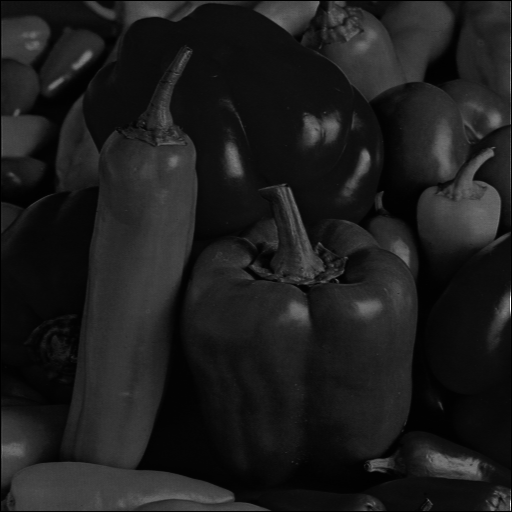
//> input picture ImageProcessing/LenaTest/peppers_sotet.bmp, 512 x 512 px
$ ./NemLinearisSzurok peppers_sotet.bmp   (built with g++ and OpenCV 4)
//> lines starting //> are read from the running program, lines starting //| are printed output that depends on the picture; after the words box and inside, x2 and y2 are one past the last pixel; in counts of white or black regions, pixels touching at a corner belong together
#include <opencv2/highgui.hpp>
#include <opencv2/imgcodecs.hpp>
#include <opencv2/imgproc.hpp>
#include <iostream>
#include <vector>
#include <sstream>
#include <algorithm>

using namespace std;
using namespace cv;

unsigned char pixel(Mat src, int c, int r) {

    if (c < 0) { c = 0; }
    if (c >= src.cols) { c = src.cols - 1; }
    if (r < 0) { r = 0; }
    if (r >= src.rows) { r = src.rows - 1; }

    return src.at<unsigned char>(r, c);
}

int osszeHasonlit(const void* p1, const void* p2)
{
    return *(const unsigned char*)p1 - *(const unsigned char*)p2;
}


Mat outlier(Mat kep, int radius, int threshold) {
    Mat atlag = Mat::zeros(kep.rows, kep.cols, kep.type());

    for (int atlag_row = 0; atlag_row < atlag.rows; atlag_row++) {
        for (int atlag_column = 0; atlag_column < atlag.cols; atlag_column++) {
            float sum = 0;

            for (int src_r = atlag_row - radius; src_r <= atlag_row + radius; src_r++) {
                for (int src_c = atlag_column - radius; src_c <= atlag_column + radius; src_c++) {

                    if (src_r == atlag_row && src_c == atlag_column) {
                        continue;
                    }

                    sum += pixel(kep, src_c, src_r);
                }
            }
            atlag.at<unsigned char>(atlag_row, atlag_column) = sum / (float)(pow((2 * radius + 1), 2) - 1);
        }
    }

    Mat kimenet = Mat::zeros(kep.rows, kep.cols, kep.type());

    for (int kimenet_row = 0; kimenet_row < kimenet.rows; kimenet_row++) {
        for (int kimenet_column = 0; kimenet_column < kimenet.cols; kimenet_column++) {
            if (abs(atlag.at<unsigned char>(kimenet_row, kimenet_column) - kep.at<unsigned char>(kimenet_row, kimenet_column)) <= threshold)
                kimenet.at<unsigned char>(kimenet_row, kimenet_column) = kep.at<unsigned char>(kimenet_row, kimenet_column);
            else
                kimenet.at<unsigned char>(kimenet_row, kimenet_column) = atlag.at<unsigned char>(kimenet_row, kimenet_column);
        }
    }

    return kimenet;
}

int main(int argc, char** argv) {

    CommandLineParser parser(argc, argv, "{@input | input.jpg | input image}");
    Mat kep = imread(samples::findFile(parser.get<String>("@input")), IMREAD_COLOR);
//> kep is the input picture: 512 rows x 512 cols, CV_8UC3; min 0, max 251, mean 28.8

    Mat szurkeSkalas;
    cvtColor(kep, szurkeSkalas, COLOR_BGR2GRAY);

    int hisztogramMeret = 256;
    float range[] = { 0, 256 };
    const float* hisztogramRange = { range };

    Mat hisztogram;
    calcHist(&szurkeSkalas, 1, 0, Mat(), hisztogram, 1, &hisztogramMeret, &hisztogramRange, true, false);
//> hisztogram = 256 values, max 11589 at index 13, min 0 at index 70, mean 1024

    int hisztogramSzelesseg = 512;
    int hisztogramMagassag = 400;
    int oszlopSzelesseg = cvRound((double)hisztogramSzelesseg / hisztogramMeret);

    Mat hisztogramKep(hisztogramMagassag, hisztogramSzelesseg, CV_8UC3, cv::Scalar(0, 0, 0));

    normalize(hisztogram, hisztogram, 0, hisztogramKep.rows, NORM_MINMAX, -1, Mat());
//> hisztogram = 256 values, max 400 at index 13, min 0 at index 70, mean 35.34

    for (int i = 1; i < hisztogramMeret; i++)
    {
        line(hisztogramKep, cv::Point(oszlopSzelesseg * (i - 1), hisztogramMagassag - cvRound(hisztogram.at<float>(i - 1))),
            Point(oszlopSzelesseg * (i), hisztogramMagassag - cvRound(hisztogram.at<float>(i))),
            cv::Scalar(255, 255, 255), 2, 8, 0);
    }
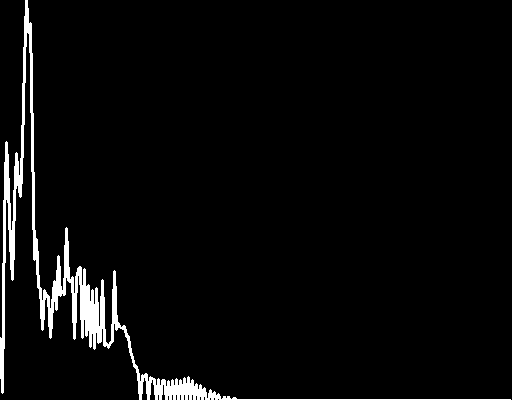
//> hisztogramKep: 400 rows x 512 cols, CV_8UC3; 3.8% white; 1 white region, box (x1, y1, x2, y2) and area: (0, 0, 511, 400) 7794

    imshow("Zajos kep", szurkeSkalas);
    imshow("Zajos hisztogram", hisztogramKep);

    std::vector<int> tomoritesPrameterek;
    tomoritesPrameterek.push_back(cv::IMWRITE_JPEG_QUALITY);
    tomoritesPrameterek.push_back(100);

    Mat outlierKep = outlier(szurkeSkalas, 3, 35);
    Mat outlierHisztogram;
    calcHist(&outlierKep, 1, 0, Mat(), outlierHisztogram, 1, &hisztogramMeret, &hisztogramRange, true, false);
//> outlierHisztogram = 256 values, max 11589 at index 13, min 0 at index 80, mean 1024

    Mat outlierHisztogramKep(hisztogramMagassag, hisztogramSzelesseg, CV_8UC3, cv::Scalar(0, 0, 0));
    normalize(outlierHisztogram, outlierHisztogram, 0, hisztogramKep.rows, NORM_MINMAX, -1, Mat());
//> outlierHisztogram = 256 values, max 400 at index 13, min 0 at index 80, mean 35.34
    for (int i = 1; i < hisztogramMeret; i++)
    {
        line(outlierHisztogramKep, cv::Point(oszlopSzelesseg * (i - 1), hisztogramMagassag - cvRound(outlierHisztogram.at<float>(i - 1))),
            Point(oszlopSzelesseg * (i), hisztogramMagassag - cvRound(outlierHisztogram.at<float>(i))),
            cv::Scalar(255, 255, 255), 2, 8, 0);
    }
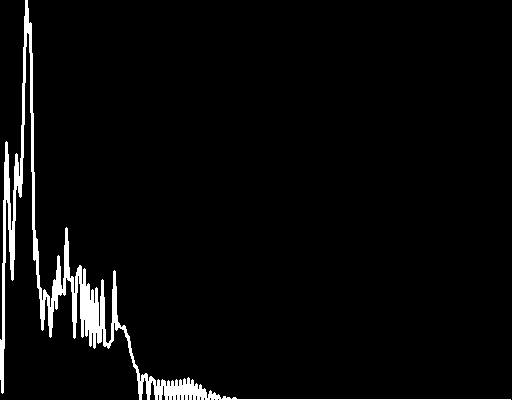
//> outlierHisztogramKep: 400 rows x 512 cols, CV_8UC3; 3.8% white; 1 white region, box (x1, y1, x2, y2) and area: (0, 0, 511, 400) 7727

    imshow("Outlier szurt kep", outlierKep);
    imshow("Outlier szurt hisztogram", outlierHisztogramKep);

    Mat median = Mat::zeros(szurkeSkalas.rows, szurkeSkalas.cols, szurkeSkalas.type());
    const int hossz = (2 * 3 + 1) * (2 * 3 + 1);

    for (int i = 0; i < szurkeSkalas.rows; i++) {
        for (int j = 0; j < szurkeSkalas.cols; j++) {

            unsigned char pixels[hossz];
            int index = 0;
            for (int k = i - 3; k <= i + 3; k++) {
                for (int l = j - 3; l <= j + 3; l++) {

                    int k2 = k, l2 = l;
                    if (k < 0) {
                        k2 = 0;
                    }
                    if (k >= szurkeSkalas.rows) {
                        k2 = szurkeSkalas.rows - 1;
                    }
                    if (l < 0) {
                        l2 = 0;
                    }
                    if (l >= szurkeSkalas.cols) {
                        l2 = szurkeSkalas.cols - 1;
                    }
                    pixels[index] = szurkeSkalas.at<unsigned char>(k2, l2);
                    index++;
                }
            }
            qsort(pixels, hossz, sizeof(unsigned char), osszeHasonlit);
            median.at<unsigned char>(i, j) = pixels[(hossz + 1) / 2];
        }
    }

    Mat medianHistogram;
    calcHist(&median, 1, 0, Mat(), medianHistogram, 1, &hisztogramMeret, &hisztogramRange, true, false);
//> medianHistogram = 256 values, max 12369 at index 13, min 0 at index 70, mean 1024

    Mat medianHistImage(hisztogramMagassag, hisztogramSzelesseg, CV_8UC3, cv::Scalar(0, 0, 0));
    normalize(medianHistogram, medianHistogram, 0, hisztogramKep.rows, NORM_MINMAX, -1, Mat());
//> medianHistogram = 256 values, max 400 at index 13, min 0 at index 70, mean 33.12
    for (int i = 1; i < hisztogramMeret; i++)
    {
        line(medianHistImage, cv::Point(oszlopSzelesseg * (i - 1), hisztogramMagassag - cvRound(medianHistogram.at<float>(i - 1))),
            Point(oszlopSzelesseg * (i), hisztogramMagassag - cvRound(medianHistogram.at<float>(i))),
            cv::Scalar(255, 255, 255), 2, 8, 0);
    }
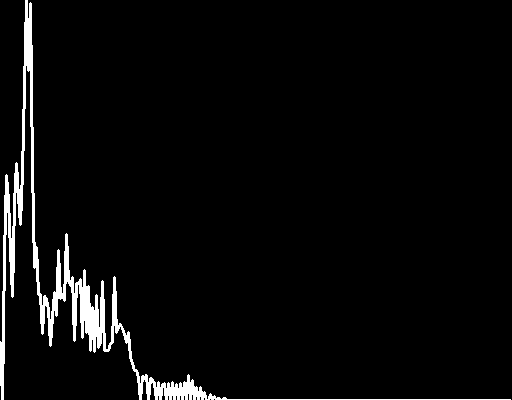
//> medianHistImage: 400 rows x 512 cols, CV_8UC3; 3.8% white; 1 white region, box (x1, y1, x2, y2) and area: (0, 0, 511, 400) 7780

    imshow("Median szurt kep", median);
    imshow("Median szurt hisztogram", medianHistImage);

    const int r = 3;
    Mat gyors_median = Mat::zeros(szurkeSkalas.rows, szurkeSkalas.cols, szurkeSkalas.type());
    const int hossz2 = 2 * r + 1;

    for (int i = 0; i < szurkeSkalas.rows; i++) {
        for (int j = 0; j < szurkeSkalas.cols; j++) {

            unsigned char pixels[hossz2];
            int index = 0;
            for (int k = i - r; k <= i + r; k++) {

                unsigned char pixels2[hossz2];
                int index2 = 0;
                for (int l = j - r; l <= j + r; l++) {

                    int k2 = k, l2 = l;
                    if (k < 0) {
                        k2 = 0;
                    }
                    if (k >= szurkeSkalas.rows) {
                        k2 = szurkeSkalas.rows - 1;
                    }
                    if (l < 0) {
                        l2 = 0;
                    }
                    if (l >= szurkeSkalas.cols) {
                        l2 = szurkeSkalas.cols - 1;
                    }
                    pixels2[index2] = szurkeSkalas.at<unsigned char>(k2, l2);
                    index2++;
                }
                qsort(pixels2, hossz2, sizeof(unsigned char), osszeHasonlit);
                pixels[index] = pixels2[(hossz2 + 1) / 2];
                index++;
            }
            qsort(pixels, hossz2, sizeof(unsigned char), osszeHasonlit);
            gyors_median.at<unsigned char>(i, j) = pixels[(hossz2 + 1) / 2];
        }
    }

    Mat gyorsMedianHisztogram;
    calcHist(&gyors_median, 1, 0, Mat(), gyorsMedianHisztogram, 1, &hisztogramMeret, &hisztogramRange, true, false);
//> gyorsMedianHisztogram = 256 values, max 11948 at index 15, min 0 at index 0, mean 1024

    Mat gyorsMedianHisztogramKep(hisztogramMagassag, hisztogramSzelesseg, CV_8UC3, cv::Scalar(0, 0, 0));
    normalize(gyorsMedianHisztogram, gyorsMedianHisztogram, 0, hisztogramKep.rows, NORM_MINMAX, -1, Mat());
//> gyorsMedianHisztogram = 256 values, max 400 at index 15, min 0 at index 0, mean 34.28
    for (int i = 1; i < hisztogramMeret; i++)
    {
        line(gyorsMedianHisztogramKep, cv::Point(oszlopSzelesseg * (i - 1), hisztogramMagassag - cvRound(gyorsMedianHisztogram.at<float>(i - 1))),
            Point(oszlopSzelesseg * (i), hisztogramMagassag - cvRound(gyorsMedianHisztogram.at<float>(i))),
            cv::Scalar(255, 255, 255), 2, 8, 0);
    }
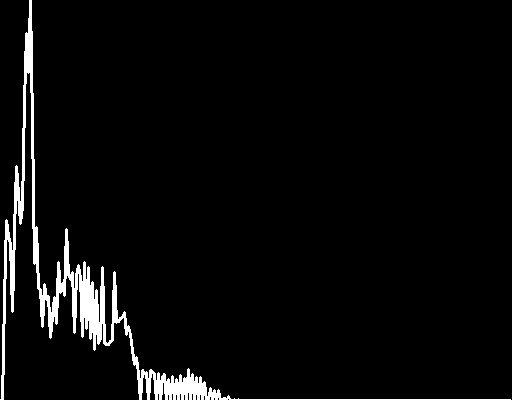
//> gyorsMedianHisztogramKep: 400 rows x 512 cols, CV_8UC3; 4% white; 1 white region, box (x1, y1, x2, y2) and area: (0, 0, 511, 400) 8123

    imshow("Gyors Median szurt kep", gyors_median);
    imshow("Gyors Median szurt hisztogram", gyorsMedianHisztogramKep);

    waitKey();

    return EXIT_SUCCESS;
}
